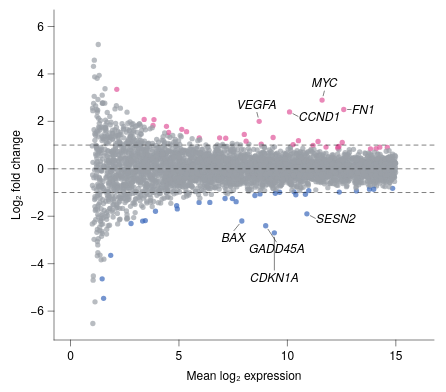

Source (Vega-Lite JSON):
### Vega-Lite specification from a JSON file in a GitHub repository (floating-point values rounded to 4 significant figures; data arrays with more than 128 entries replaced by an {"elided": "..."} marker saying what was removed)
{"background": null, "config": {"arc": {"fill": "#DBDBDB", "fillOpacity": 1.0, "innerRadius": 41.25, "padAngle": 0.03, "stroke": "black", "strokeOpacity": 1, "strokeWidth": 0.25}, "area": {"fill": "#DBDBDB", "fillOpacity": 1.0, "stroke": "black", "strokeOpacity": 1, "strokeWidth": 0.25}, "axis": {"domain": true, "domainCap": "round", "domainColor": "black", "domainWidth": 0.25, "grid": false, "gridCap": "round", "gridColor": "#F1F1F1", "gridDash": [0, 0], "gridOpacity": 1.0, "gridWidth": 0.25, "labelColor": "black", "labelFont": "Helvetica Neue, HelveticaNeue, Helvetica, Arial, sans-serif", "labelFontSize": 6, "labelFontStyle": "normal", "labelFontWeight": 400, "offset": 0, "ticks": true, "tickCap": "round", "tickColor": "black", "tickRound": false, "tickSize": 3, "tickWidth": 0.25, "titleColor": "black", "titleFont": "Helvetica Neue, HelveticaNeue, Helvetica, Arial, sans-serif", "titleFontSize": 6, "titleFontStyle": "normal", "titleFontWeight": 400}, "axisX": {"domain": true, "labelAlign": "center", "labelAngle": 0, "labels": true, "ticks": true, "translate": 0}, "axisY": {"domain": true, "labelAlign": "right", "labelAngle": 0, "labels": true, "ticks": true, "translate": 0}, "axisRight": {"domain": true, "labelAlign": "left", "labelAngle": 0, "labels": true, "ticks": true, "translate": 0}, "axisTop": {"domain": true, "labelAlign": "center", "labelAngle": 0, "labels": true, "ticks": true, "translate": 0}, "axisBand": {"tickOffset": 0}, "bar": {"fill": "#DBDBDB", "fillOpacity": 1.0, "stroke": "black", "strokeOpacity": 1, "strokeWidth": 0.25}, "boxplot": {"size": 14.85, "ticks": {"cornerRadius": 0.25, "fill": "black", "opacity": 1, "size": 7.425, "thickness": 0.25}, "box": {"fillOpacity": 1.0, "stroke": "black", "strokeOpacity": 1, "strokeWidth": 0.25}, "median": {"cornerRadius": 0, "fill": "black", "fillOpacity": 1.0, "opacity": 1, "size": 14.85, "thickness": 0.25}, "rule": {"fill": "black", "fillOpacity": 1.0, "size": 16.5, "stroke": "black", "strokeDash": [0, 0], "strokeOpacity": 1, "strokeWidth": 0.25}, "outliers": {"color": "black", "fill": "black", "fillOpacity": 1.0, "size": 0, "stroke": "black", "strokeOpacity": 1, "strokeWidth": 0.25}}, "circle": {"fill": "black", "fillOpacity": 1.0, "size": 2.062, "stroke": null, "strokeOpacity": 1, "strokeWidth": 0.25}, "errorband": {"band": {"fillOpacity": 0.6, "stroke": null, "strokeWidth": 0.25, "strokeOpacity": 1}, "borders": {"opacity": 0, "strokeOpacity": 1, "strokeWidth": 0.25}}, "errorbar": {"opacity": 1, "rule": {"strokeDash": [0, 0], "strokeWidth": 0.25}, "ticks": {"color": "black", "cornerRadius": 0.125, "opacity": 1, "size": 9.9, "thickness": 0.25}, "thickness": 0.25}, "font": "Helvetica Neue, HelveticaNeue, Helvetica, Arial, sans-serif", "geoshape": {"fill": "#DBDBDB", "fillOpacity": 1.0, "stroke": "black", "strokeOpacity": 1, "strokeWidth": 0.25}, "header": {"labelColor": "black", "labelFont": "Helvetica Neue, HelveticaNeue, Helvetica, Arial, sans-serif", "labelFontSize": 6, "labelFontStyle": "normal", "labelFontWeight": 400, "titleColor": "black", "titleFont": "Helvetica Neue, HelveticaNeue, Helvetica, Arial, sans-serif", "titleFontSize": 6, "titleFontStyle": "normal", "titleFontWeight": 400, "titlePadding": 0}, "legend": {"disable": false, "offset": 4.5, "titlePadding": 4, "labelOffset": 2, "gradientLabelOffset": 2, "columnPadding": 4, "rowPadding": 2, "gradientLength": 82.5, "gradientThickness": 8.25, "gradientOpacity": 1.0, "gradientStrokeColor": "black", "gradientStrokeWidth": 0.25, "labelColor": "black", "labelFont": "Helvetica Neue, HelveticaNeue, Helvetica, Arial, sans-serif", "labelFontSize": 6, "labelFontStyle": "normal", "labelFontWeight": 400, "strokeColor": "black", "strokeWidth": 0, "symbolSize": 36, "symbolStrokeColor": "black", "symbolStrokeWidth": 0.25, "titleColor": "black", "titleFont": "Helvetica Neue, HelveticaNeue, Helvetica, Arial, sans-serif", "titleFontSize": 6, "titleFontStyle": "normal", "titleFontWeight": 400}, "line": {"color": "black", "stroke": "black", "strokeCap": "butt", "strokeDash": [0, 0], "strokeOpacity": 1, "strokeWidth": 0.5}, "point": {"filled": true, "fill": "#DBDBDB", "fillOpacity": 1.0, "size": 8.25, "stroke": "black", "strokeOpacity": 1, "strokeWidth": 0.25}, "range": {"category": ["#B2B2B2", "#4A7CD3", "#008542", "#664CAF", "#509F98", "#636363", "#284F93", "#005226", "#382864", "#285753"], "diverging": {"scheme": ["#443E60", "#5F597E", "#7C759B", "#9994B6", "#B7B4CC", "#D6D5DC", "#F6F6F6", "#D1DAD9", "#A4C2BF", "#7AA9A4", "#578E89", "#37736E", "#1B5954"]}, "heatmap": {"scheme": ["#440154", "#472270", "#433E82", "#38598C", "#2C728E", "#238A8D", "#24A086", "#39B578", "#5DC862", "#96D646", "#CAE02D", "#FDE724"]}, "ordinal": {"scheme": ["#F1F1F1", "#DBDBDB", "#C6C6C6", "#B2B2B2", "#9D9D9D", "#898989", "#767676", "#636363", "#515151", "#404040", "#2F2F2F", "#1F1F1F"]}, "ramp": {"scheme": ["#440154", "#472270", "#433E82", "#38598C", "#2C728E", "#238A8D", "#24A086", "#39B578", "#5DC862", "#96D646", "#CAE02D", "#FDE724"]}}, "rule": {"color": "black", "stroke": "black", "strokeCap": "round", "strokeDash": [2, 2], "strokeOpacity": 1, "strokeWidth": 0.25}, "scale": {"barBandPaddingInner": 0.1, "rectBandPaddingInner": 0, "tickBandPaddingInner": 0.1, "bandPaddingOuter": 0.1, "bandWithNestedOffsetPaddingInner": 0.2, "bandWithNestedOffsetPaddingOuter": 0.2, "offsetBandPaddingInner": 0, "offsetBandPaddingOuter": 0, "continuousPadding": 8.25, "round": false}, "rect": {"fill": "#DBDBDB", "fillOpacity": 1.0, "stroke": "black", "strokeOpacity": 1, "strokeWidth": 0.25}, "square": {"fill": "#DBDBDB", "fillOpacity": 1.0, "size": 16.5, "stroke": "black", "strokeOpacity": 1, "strokeWidth": 0.25}, "text": {"color": "black", "font": "Helvetica Neue, HelveticaNeue, Helvetica, Arial, sans-serif", "fontSize": 6, "fontStyle": "normal", "fontWeight": 400}, "tick": {"color": "black", "cornerRadius": 0.125, "opacity": 1.0, "size": 14.85, "thickness": 0.25}, "title": {"anchor": "middle", "frame": "group", "color": "black", "font": "Helvetica Neue, HelveticaNeue, Helvetica, Arial, sans-serif", "fontSize": 6, "fontStyle": "normal", "fontWeight": 400, "subtitleColor": "black", "subtitleFont": "Helvetica Neue, HelveticaNeue, Helvetica, Arial, sans-serif", "subtitleFontSize": 6, "subtitleFontStyle": "normal", "subtitleFontWeight": 400}, "trail": {"color": "black", "opacity": 1, "size": 0.5}, "view": {"continuousWidth": 190, "continuousHeight": 165, "discreteWidth": 190, "discreteHeight": 165, "fill": null, "stroke": null, "strokeWidth": 0.25}}, "layer": [{"data": {"name": "data-6b5f9912ab2ce65a923e053c526e15ce"}, "mark": {"type": "circle", "clip": true, "opacity": 0.7, "size": 7}, "encoding": {"color": {"field": "klass", "legend": null, "scale": {"domain": ["down", "ns", "up"], "range": ["#3A68BB", "#9AA0A6", "#E0559A"]}, "type": "nominal"}, "x": {"field": "A", "scale": {"domain": [0, 16], "nice": false}, "title": "Mean log₂ expression", "type": "quantitative"}, "y": {"field": "M", "scale": {"domain": [-6, 6], "nice": false}, "title": "Log₂ fold change", "type": "quantitative"}}}, {"data": {"values": [{"__dysonsphere__": 1}]}, "mark": {"type": "rule", "opacity": 1.0}, "encoding": {"y": {"datum": 0.0}}}, {"layer": [{"data": {"values": [{"__dysonsphere__": 1}]}, "mark": {"type": "rule", "opacity": 1.0, "strokeDash": [2, 2]}, "encoding": {"y": {"datum": -1.0}}}, {"data": {"values": [{"__dysonsphere__": 1}]}, "mark": {"type": "rule", "opacity": 1.0, "strokeDash": [2, 2]}, "encoding": {"y": {"datum": 1.0}}}]}, {"layer": [{"data": {"values": [{"__dysonsphere__": 1}]}, "mark": {"type": "rule", "strokeDash": [0, 0]}, "encoding": {"x": {"datum": 7.779, "scale": {"domain": [1.004, 14.99]}}, "x2": {"datum": 7.539}, "y": {"datum": -2.335, "scale": {"domain": [-6.522, 5.242]}}, "y2": {"datum": -2.604}}}, {"data": {"values": [{"__dysonsphere__": 1}]}, "mark": {"type": "text", "align": "center", "baseline": "middle", "fontSize": 6, "fontStyle": "italic"}, "encoding": {"text": {"value": "BAX"}, "x": {"datum": 7.513, "scale": {"domain": [1.004, 14.99]}}, "y": {"datum": -2.916, "scale": {"domain": [-6.522, 5.242]}}}}, {"data": {"values": [{"__dysonsphere__": 1}]}, "mark": {"type": "rule", "strokeDash": [0, 0]}, "encoding": {"x": {"datum": 11.06, "scale": {"domain": [1.004, 14.99]}}, "x2": {"datum": 11.29}, "y": {"datum": -1.977, "scale": {"domain": [-6.522, 5.242]}}, "y2": {"datum": -2.089}}}, {"data": {"values": [{"__dysonsphere__": 1}]}, "mark": {"type": "text", "align": "left", "baseline": "middle", "fontSize": 6, "fontStyle": "italic"}, "encoding": {"text": {"value": "SESN2"}, "x": {"datum": 11.33, "scale": {"domain": [1.004, 14.99]}}, "y": {"datum": -2.105, "scale": {"domain": [-6.522, 5.242]}}}}, {"data": {"values": [{"__dysonsphere__": 1}]}, "mark": {"type": "rule", "strokeDash": [0, 0]}, "encoding": {"x": {"datum": 10.26, "scale": {"domain": [1.004, 14.99]}}, "x2": {"datum": 10.49}, "y": {"datum": 2.323, "scale": {"domain": [-6.522, 5.242]}}, "y2": {"datum": 2.211}}}, {"data": {"values": [{"__dysonsphere__": 1}]}, "mark": {"type": "text", "align": "left", "baseline": "middle", "fontSize": 6, "fontStyle": "italic"}, "encoding": {"text": {"value": "CCND1"}, "x": {"datum": 10.53, "scale": {"domain": [1.004, 14.99]}}, "y": {"datum": 2.195, "scale": {"domain": [-6.522, 5.242]}}}}, {"data": {"values": [{"__dysonsphere__": 1}]}, "mark": {"type": "rule", "strokeDash": [0, 0]}, "encoding": {"x": {"datum": 11.65, "scale": {"domain": [1.004, 14.99]}}, "x2": {"datum": 11.7}, "y": {"datum": 3.079, "scale": {"domain": [-6.522, 5.242]}}, "y2": {"datum": 3.277}}}, {"data": {"values": [{"__dysonsphere__": 1}]}, "mark": {"type": "text", "align": "center", "baseline": "middle", "fontSize": 6, "fontStyle": "italic"}, "encoding": {"text": {"value": "MYC"}, "x": {"datum": 11.72, "scale": {"domain": [1.004, 14.99]}}, "y": {"datum": 3.598, "scale": {"domain": [-6.522, 5.242]}}}}, {"data": {"values": [{"__dysonsphere__": 1}]}, "mark": {"type": "rule", "strokeDash": [0, 0]}, "encoding": {"x": {"datum": 9.107, "scale": {"domain": [1.004, 14.99]}}, "x2": {"datum": 9.493}, "y": {"datum": -2.548, "scale": {"domain": [-6.522, 5.242]}}, "y2": {"datum": -3.083}}}, {"data": {"values": [{"__dysonsphere__": 1}]}, "mark": {"type": "text", "align": "center", "baseline": "middle", "fontSize": 6, "fontStyle": "italic"}, "encoding": {"text": {"value": "GADD45A"}, "x": {"datum": 9.515, "scale": {"domain": [1.004, 14.99]}}, "y": {"datum": -3.398, "scale": {"domain": [-6.522, 5.242]}}}}, {"data": {"values": [{"__dysonsphere__": 1}]}, "mark": {"type": "rule", "strokeDash": [0, 0]}, "encoding": {"x": {"datum": 8.65, "scale": {"domain": [1.004, 14.99]}}, "x2": {"datum": 8.595}, "y": {"datum": 2.179, "scale": {"domain": [-6.522, 5.242]}}, "y2": {"datum": 2.377}}}, {"data": {"values": [{"__dysonsphere__": 1}]}, "mark": {"type": "text", "align": "center", "baseline": "middle", "fontSize": 6, "fontStyle": "italic"}, "encoding": {"text": {"value": "VEGFA"}, "x": {"datum": 8.585, "scale": {"domain": [1.004, 14.99]}}, "y": {"datum": 2.698, "scale": {"domain": [-6.522, 5.242]}}}}, {"data": {"values": [{"__dysonsphere__": 1}]}, "mark": {"type": "rule", "strokeDash": [0, 0]}, "encoding": {"x": {"datum": 9.4, "scale": {"domain": [1.004, 14.99]}}, "x2": {"datum": 9.4}, "y": {"datum": -2.887, "scale": {"domain": [-6.522, 5.242]}}, "y2": {"datum": -4.268}}}, {"data": {"values": [{"__dysonsphere__": 1}]}, "mark": {"type": "text", "align": "center", "baseline": "middle", "fontSize": 6, "fontStyle": "italic"}, "encoding": {"text": {"value": "CDKN1A"}, "x": {"datum": 9.4, "scale": {"domain": [1.004, 14.99]}}, "y": {"datum": -4.591, "scale": {"domain": [-6.522, 5.242]}}}}, {"data": {"values": [{"__dysonsphere__": 1}]}, "mark": {"type": "rule", "strokeDash": [0, 0]}, "encoding": {"x": {"datum": 12.77, "scale": {"domain": [1.004, 14.99]}}, "x2": {"datum": 12.94}, "y": {"datum": 2.5, "scale": {"domain": [-6.522, 5.242]}}, "y2": {"datum": 2.5}}}, {"data": {"values": [{"__dysonsphere__": 1}]}, "mark": {"type": "text", "align": "left", "baseline": "middle", "fontSize": 6, "fontStyle": "italic"}, "encoding": {"text": {"value": "FN1"}, "x": {"datum": 12.98, "scale": {"domain": [1.004, 14.99]}}, "y": {"datum": 2.5, "scale": {"domain": [-6.522, 5.242]}}}}]}], "$schema": "https://vega.github.io/schema/vega-lite/v6.4.1.json", "datasets": {"data-6b5f9912ab2ce65a923e053c526e15ce": {"elided": "4000 records"}}}
